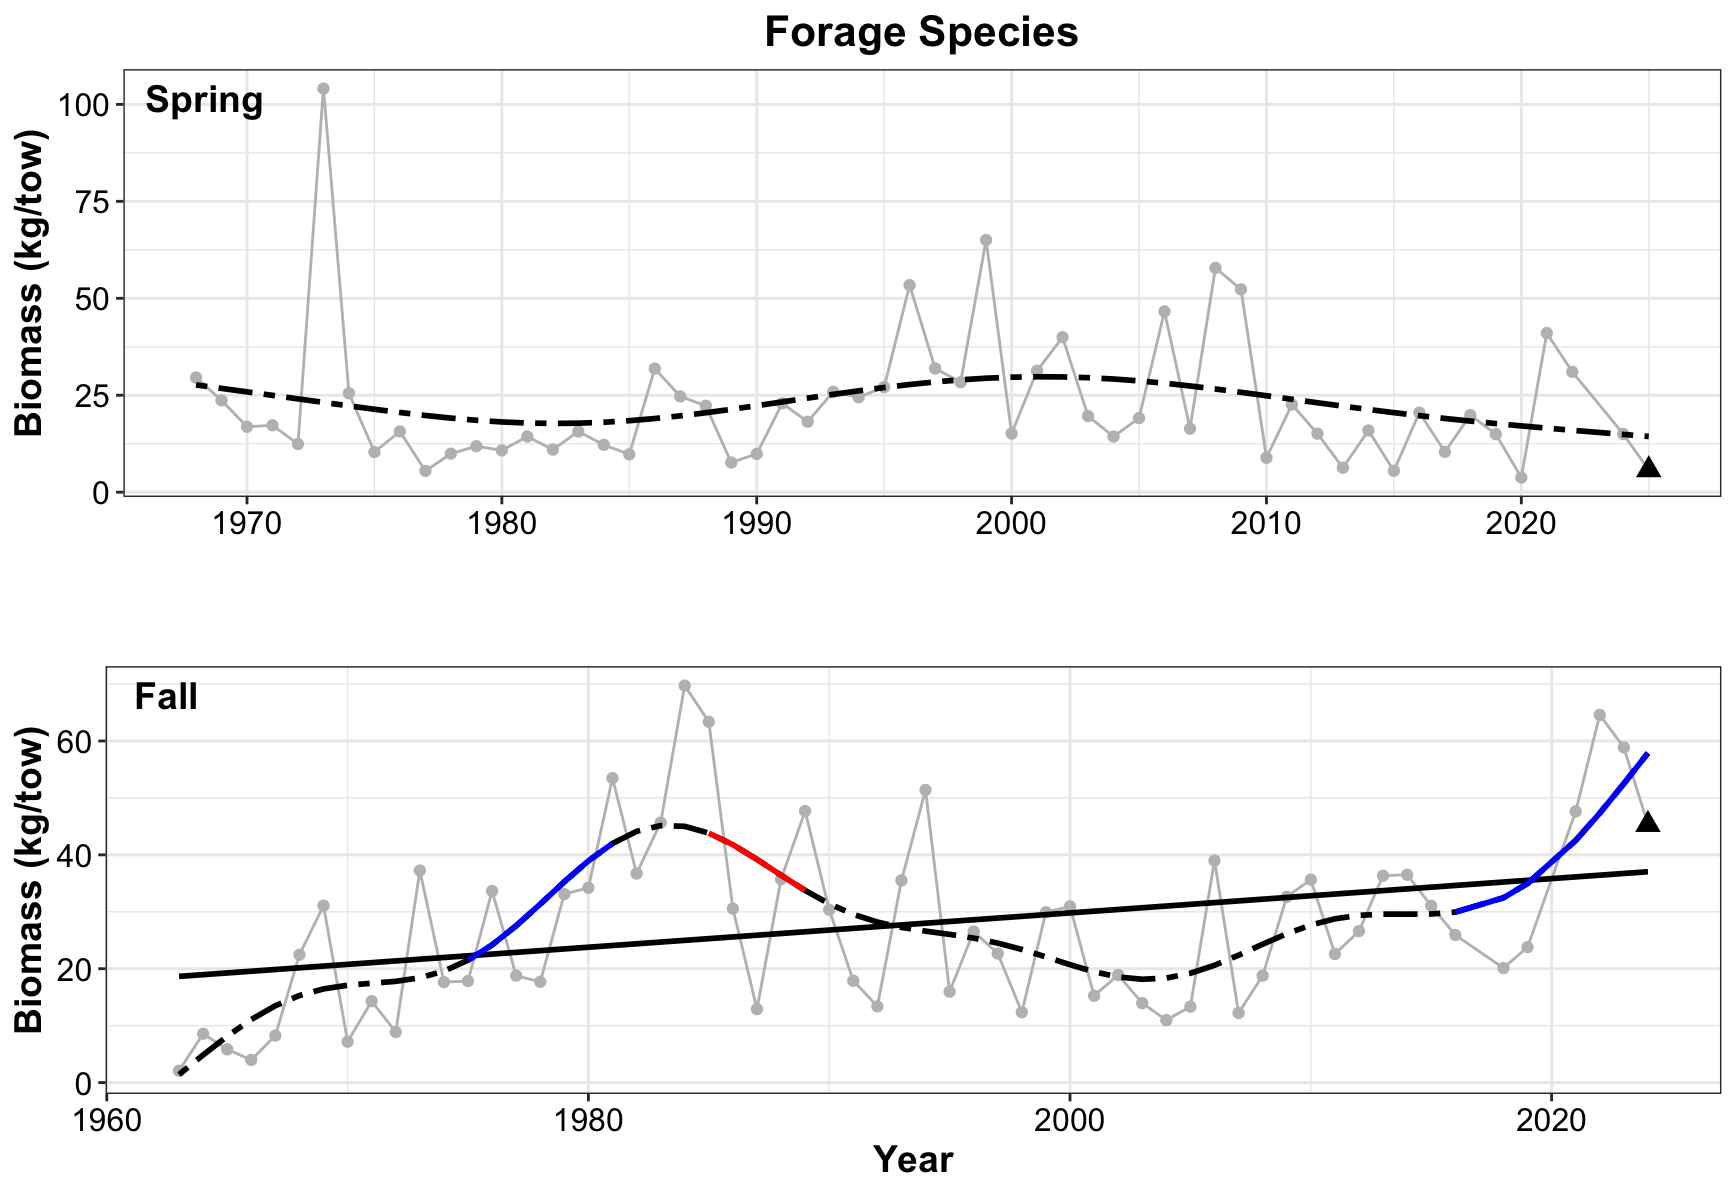

This figure's R source:
## Figures for Forage Species

## **Laura Gruenburg, lagruenburg@gmail.com**

#   **LAST UPDATED: September 12, 2025**

###load required functions
#  You will need to download the functions from here https://gist.github.com/gavinsimpson/e73f011fdaaab4bb5a30

setwd("~/Desktop/NYB_Indicators_Calculations")
source("Deriv.R")
library(mgcv)
library(ggplot2)
#library(mgcViz)
library(ggpubr)

#######Load the datasets
setwd("~/Desktop/NYB_Indicators_Calculations/Final_Timeseries_Figures/Timeseries_Files_2025")
ds<-read.csv("forage_spring_2025.csv", header = TRUE)

#calculate the 30th a and 70th percentiles for the short term column of the indicators report
qds = quantile(ds$strat.biomass, probs = c(.30, .70))

# find the last 5 years mean
mn_ds5 = mean(ds$strat.biomass[ds$YEAR >= 2020])
# what quintile the data is in
mn_ds5 >qds

# Creat a GAM - adjust k and remember to check model
mod<- gam(strat.biomass ~ s(YEAR, k=10), data = ds)
summary(mod) #check out model
gam.check(mod)

pdata <- with(ds, data.frame(YEAR = YEAR))
p2_mod <- predict(mod, newdata = pdata,  type = "terms", se.fit = TRUE)
intercept = 22.79731  # look at p2_mod and extract the intercept
pdata <- transform(pdata, p2_mod = p2_mod$fit[,1], se2 = p2_mod$se.fit[,1])

#  Now that we have the model prediction, the next step is to calculate the first derivative
#  Then determine which increases and decreases are significant
Term = "YEAR"
mod.d <- Deriv(mod, n=57) # n is the number of YEARs
mod.dci <- confint(mod.d, term = Term)
mod.dsig <- signifD(pdata$p2_mod, d = mod.d[[Term]]$deriv,
                    +                    mod.dci[[Term]]$upper, mod.dci[[Term]]$lower)

# Take a quick look to make sure it appears ok before final plotting
plot(strat.biomass ~ YEAR, data = ds)
lines(strat.biomass ~ YEAR, data = ds)
lines(p2_mod+intercept ~ YEAR, data = pdata, type = "n")
lines(p2_mod+intercept ~ YEAR, data = pdata)
lines(unlist(mod.dsig$incr)+intercept ~ YEAR, data = pdata, col = "blue", lwd = 3)
lines(unlist(mod.dsig$decr)+intercept ~ YEAR, data = pdata, col = "red", lwd = 3)

linearMod<- lm(strat.biomass ~ YEAR, data=ds)
summary(linearMod)

p1 = ggplot() + 
  geom_line(data = ds, aes(x = YEAR, y = strat.biomass), color = 'grey') +
  geom_point(data = ds, aes(x = YEAR, y = strat.biomass), color = 'gray') + 
  geom_point(data = ds[57, ], aes(x = YEAR, y = strat.biomass), shape = 17, size = 3) + 
  #geom_smooth(data = ds, aes(x = YEAR, y = strat.biomass), method = lm, se = FALSE, color = 'black') + 
  geom_line(data=pdata, aes(x = YEAR, y = p2_mod+intercept), se = FALSE, color = 'black', linetype = 'twodash', size = 1) + 
  geom_line(data = pdata, aes(y = unlist(mod.dsig$incr)+intercept, x = YEAR), color = "blue", size = 1) + 
  geom_line(data = pdata, aes(y = unlist(mod.dsig$decr)+intercept, x = YEAR), color = 'red', size = 1) + 
  theme_bw() +
  labs (y = bquote("Biomass (kg/tow)"), x = '', title = 'Forage Species') + 
  theme(plot.title=element_text(size = 16,face = 'bold',hjust = 0.5), axis.title=element_text(size = 14, face = 'bold'), axis.text= element_text(color = 'black', size = 12))


ds2<-read.csv("forage_fall_2025.csv", header = TRUE)


#calculate the 30th a and 70th percentiles for the short term column of the indicators report
qds2 = quantile(ds2$strat.biomass, probs = c(.30, .70))

# find the last 5 years mean
mn_ds25 = mean(ds2$strat.biomass[ds2$YEAR >= 2019])
# what quintile the data is in
mn_ds25 >qds2


# Creat a GAM - adjust k and remember to check model
mod2<- gam(strat.biomass ~ s(YEAR, k=10), data = ds2)
summary(mod2) #check out model
gam.check(mod2)

pdata2 <- with(ds2, data.frame(YEAR = YEAR))
p2_mod2 <- predict(mod2, newdata = pdata2,  type = "terms", se.fit = TRUE)
intercept2 = 27.59167    # look at p2_mod and extract the intercept
pdata2 <- transform(pdata2, p2_mod2 = p2_mod2$fit[,1], se2 = p2_mod2$se.fit[,1])

#  Now that we have the model prediction, the next step is to calculate the first derivative
#  Then determine which increases and decreases are significant
Term = "YEAR"
mod2.d <- Deriv(mod2, n=60) # n is the number of YEARs
mod2.dci <- confint(mod2.d, term = Term)
mod2.dsig <- signifD(pdata2$p2_mod2, d = mod2.d[[Term]]$deriv,
                     +                    mod2.dci[[Term]]$upper, mod2.dci[[Term]]$lower)

# Take a quick look to make sure it appears ok before final plotting
plot(strat.biomass ~ YEAR, data = ds2)
lines(strat.biomass ~ YEAR, data = ds2)
lines(p2_mod2+intercept2 ~ YEAR, data = pdata2, type = "n")
lines(p2_mod2+intercept2 ~ YEAR, data = pdata2)
lines(unlist(mod2.dsig$incr)+intercept2 ~ YEAR, data = pdata2, col = "blue", lwd = 3)
lines(unlist(mod2.dsig$decr)+intercept2 ~ YEAR, data = pdata2, col = "red", lwd = 3)

linearmod2<- lm(strat.biomass ~ YEAR, data=ds2)
summary(linearmod2)

p2 = ggplot() + 
  geom_line(data = ds2, aes(x = YEAR, y = strat.biomass), color = 'grey') +
  geom_point(data = ds2, aes(x = YEAR, y = strat.biomass), color = 'gray') + 
  geom_point(data = ds2[60, ], aes(x = YEAR, y = strat.biomass), shape = 17, size = 3) + 
  geom_smooth(data = ds2, aes(x = YEAR, y = strat.biomass), method = lm, se = FALSE, color = 'black') + 
  geom_line(data=pdata2, aes(x = YEAR, y = p2_mod2+intercept2), se = FALSE, color = 'black', linetype = 'twodash', size = 1) + 
  geom_line(data = pdata2, aes(y = unlist(mod2.dsig$incr)+intercept2, x = YEAR), color = "blue", size = 1) + 
  geom_line(data = pdata2, aes(y = unlist(mod2.dsig$decr)+intercept2, x = YEAR), color = 'red', size = 1) + 
  theme_bw() +
  labs (y = bquote("Biomass (kg/tow)"), x = 'Year', title = '') + 
  theme(plot.title=element_text(size = 16,face = 'bold',hjust = 0.5), axis.title=element_text(size = 14, face = 'bold'), axis.text= element_text(color = 'black', size = 12))


ggarrange(p1, p2, 
          labels = c("Spring", " Fall"),
          label.x = c(.05,.05),
          label.y = c(0.88,0.88),
          font.label = (face = 'Italic'),
          ncol = 1, nrow = 2)
